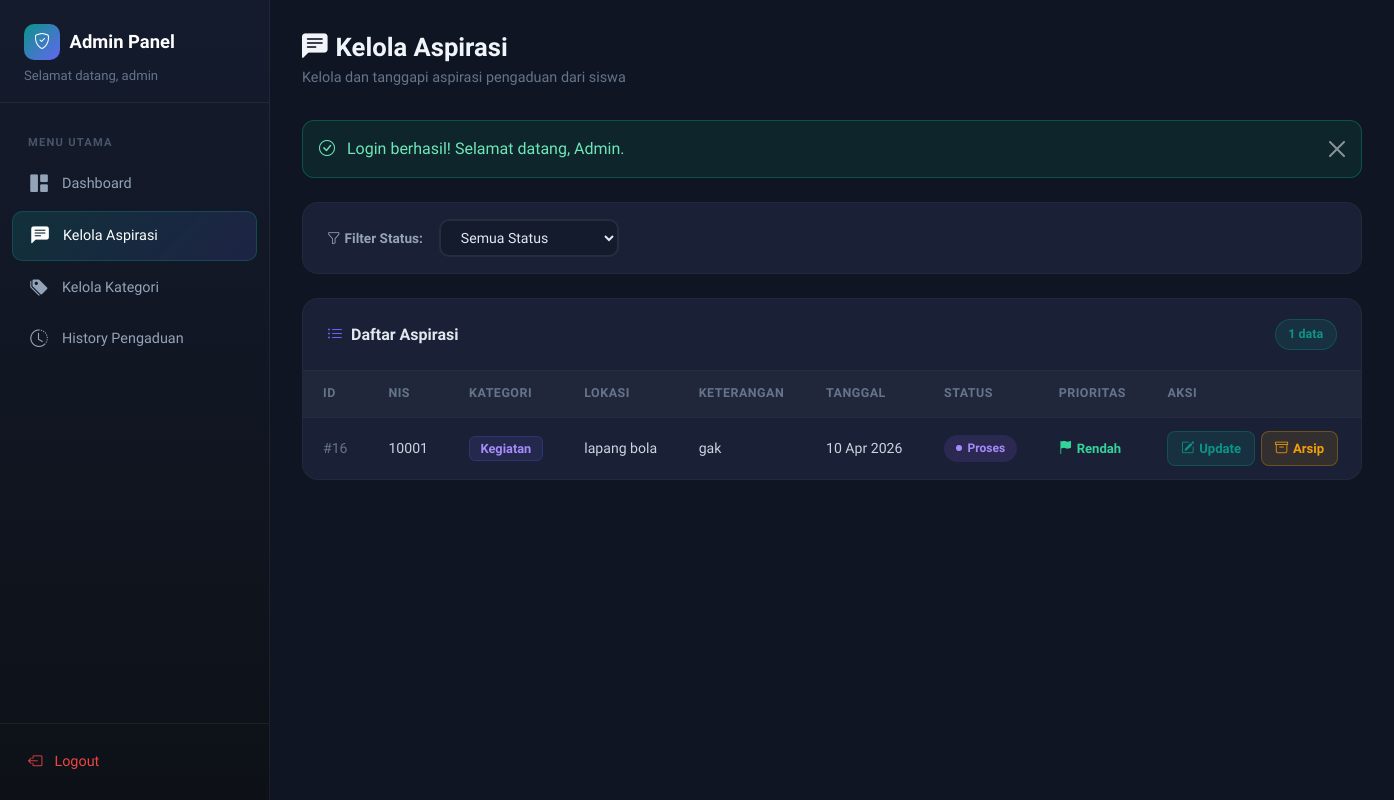
The app's page /?page=aspirasi (signed in), older data.
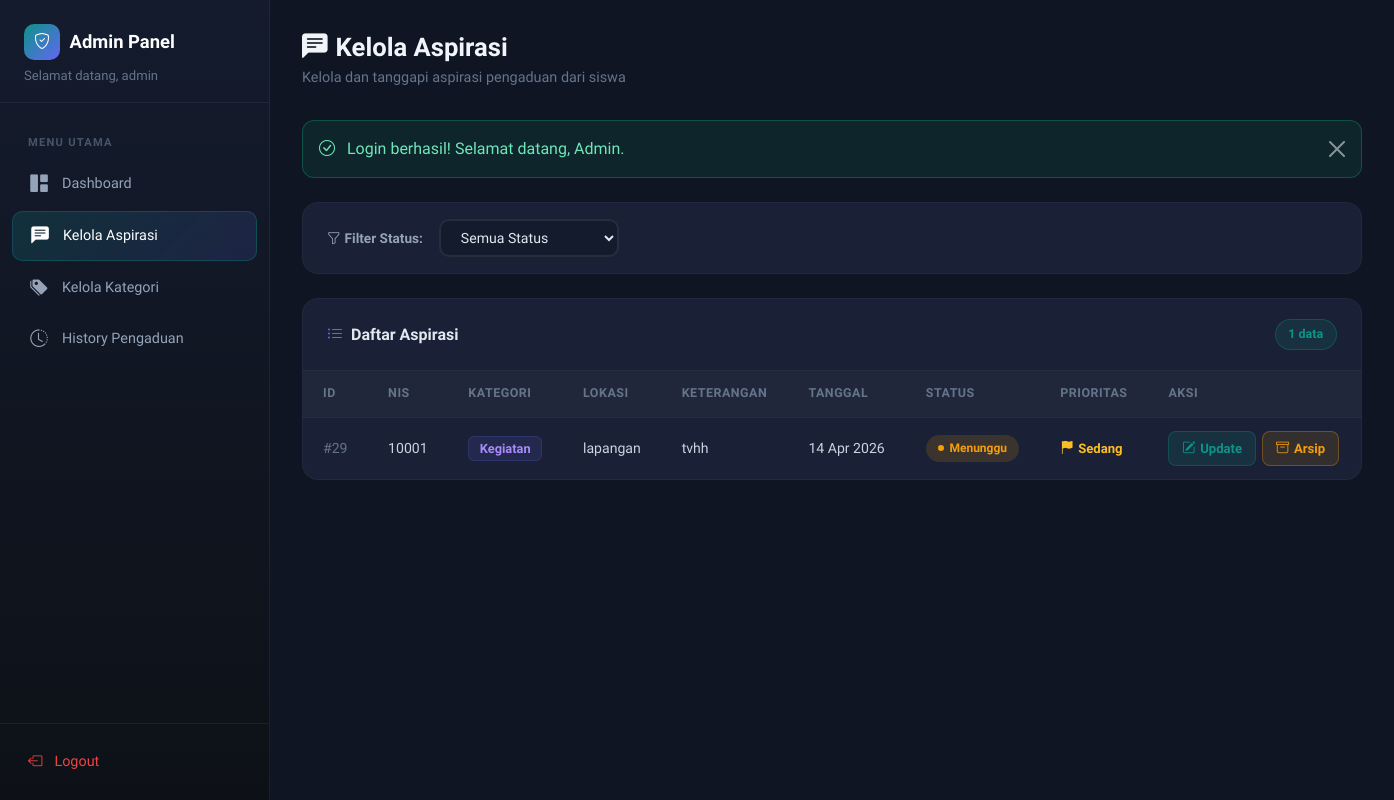
The same page, newer data.
### tables this page shows
CREATE TABLE `aspirasi` (
  `id_aspirasi` int(11) NOT NULL,
  `status` enum('Menunggu','Proses','Selesai') NOT NULL,
  `prioritas` enum('Rendah','Sedang','Tinggi') DEFAULT 'Sedang',
  `id_kategori` int(11) DEFAULT NULL,
  `feedback` text DEFAULT NULL,
  `username_admin` varchar(30) DEFAULT NULL
);

CREATE TABLE `input_aspirasi` (
  `id_pelaporan` int(11) NOT NULL,
  `nis` int(11) DEFAULT NULL,
  `id_kategori` int(11) DEFAULT NULL,
  `lokasi` varchar(50) DEFAULT NULL,
  `ket` varchar(50) DEFAULT NULL,
  `tgl_lapor` datetime DEFAULT current_timestamp()
);

CREATE TABLE `kategori` (
  `id_kategori` int(11) NOT NULL,
  `ket_kategori` varchar(30) NOT NULL
);

### controllers/AdminController.php (called while the page is built, shortened)
<?php
require_once __DIR__ . '/Controller.php';
require_once __DIR__ . '/../models/Aspirasi.php';
class AdminController extends Controller {
    private $aspirasiModel;
    public function __construct() {
        $this->aspirasiModel = new Aspirasi();
    }
    public function aspirasi() {
        $statusFilter = $_GET['status'] ?? '';
        if ($statusFilter && in_array($statusFilter, ['Menunggu', 'Proses'])) {
            $aspirasi = $this->aspirasiModel->getByStatus($statusFilter);
        } else {
            $aspirasi = $this->aspirasiModel->getAllExcludingStatus('Selesai');
        }
        $flash = $this->getFlash();
        $this->view('admin/aspirasi', [
            'aspirasi' => $aspirasi,
            'statusFilter' => $statusFilter,
            'flash' => $flash
        ]);
    }
}

### config/Database.php (called while the page is built, shortened)
<?php
class Database {
    private static $instance = null;
    private $connection;
    private function __construct() {
        $this->host = DB_HOST;
        $this->dbname = DB_NAME;
        $this->username = DB_USER;
        $this->password = DB_PASS;
        try {
            $dsn = "mysql:host={$this->host};dbname={$this->dbname};charset=utf8mb4";
            $options = [
                PDO::ATTR_ERRMODE => PDO::ERRMODE_EXCEPTION,
                PDO::ATTR_DEFAULT_FETCH_MODE => PDO::FETCH_ASSOC,
                PDO::ATTR_EMULATE_PREPARES => false,
            ];
            $this->connection = new PDO($dsn, $this->username, $this->password, $options);
        } catch (PDOException $e) {
            die("Koneksi database gagal: " . $e->getMessage());
        }
    }
    public static function getInstance() {
        if (self::$instance === null) {
            self::$instance = new self();
        }
        return self::$instance;
    }
    public function getConnection() {
        return $this->connection;
    }
}

### models/Model.php (called while the page is built, shortened)
<?php
require_once __DIR__ . '/../config/Database.php';
abstract class Model {
    public function __construct() {
        $this->db = Database::getInstance()->getConnection();
    }
}

### models/Aspirasi.php (called while the page is built, shortened)
<?php
require_once __DIR__ . '/Model.php';
class Aspirasi extends Model {
    protected $table = 'aspirasi';
    public function getAllExcludingStatus($excludeStatus) {
        $sql = "SELECT a.*, k.ket_kategori, i.nis, i.lokasi, i.ket, i.tgl_lapor
                FROM {$this->table} a
                LEFT JOIN kategori k ON a.id_kategori = k.id_kategori
                LEFT JOIN input_aspirasi i ON a.id_aspirasi = i.id_pelaporan
                WHERE a.status != ?
                ORDER BY a.id_aspirasi DESC";
        $stmt = $this->db->prepare($sql);
        $stmt->execute([$excludeStatus]);
        return $stmt->fetchAll();
    }
}

### views/admin/aspirasi.php (the view, shortened to what this page needs)
<?php
require_once __DIR__ . '/../layouts/header.php';
?>
<div class="admin-wrapper">
    <aside class="admin-sidebar">
        <div class="sidebar-brand">
            <h5>
                <span class="brand-icon"><i class="bi bi-shield-check"></i></span>
                Admin Panel
            </h5>
            <small>Selamat datang, <?= $_SESSION['admin_username'] ?></small>
        </div>
        <nav class="sidebar-nav">
            <div class="nav-label">Menu Utama</div>
            <div class="nav-item">
                <a class="nav-link" href="<?= BASE_URL ?>?page=dashboard">
                    <i class="bi bi-grid-1x2-fill"></i>Dashboard
                </a>
            </div>
            <div class="nav-item">
                <a class="nav-link active" href="<?= BASE_URL ?>?page=aspirasi">
                    <i class="bi bi-chat-left-text-fill"></i>Kelola Aspirasi
                </a>
            </div>
            <div class="nav-item">
                <a class="nav-link" href="<?= BASE_URL ?>?page=kategori">
                    <i class="bi bi-tags-fill"></i>Kelola Kategori
                </a>
            </div>
            <div class="nav-item">
                <a class="nav-link" href="<?= BASE_URL ?>?page=history">
                    <i class="bi bi-clock-history"></i>History Pengaduan
                </a>
            </div>
        </nav>
        <div class="sidebar-footer">
            <a class="nav-link" href="<?= BASE_URL ?>?action=logout-admin" style="display:flex;align-items:center;gap:0.75rem;color:#ef4444;text-decoration:none;padding:0.7rem 1rem;border-radius:10px;font-size:0.9rem;">
                <i class="bi bi-box-arrow-left"></i>Logout
            </a>
        </div>
    </aside>
    <main class="admin-main">
        <div class="page-header">
            <div>
                <h2><i class="bi bi-chat-left-text-fill me-2"></i>Kelola Aspirasi</h2>
                <p>Kelola dan tanggapi aspirasi pengaduan dari siswa</p>
            </div>
        </div>
        <?php if ($flash): ?>
            <div class="alert alert-dark-custom <?= $flash['type'] === 'error' ? 'alert-danger' : '' ?> alert-dismissible fade show" role="alert">
                <i class="bi bi-<?= $flash['type'] === 'error' ? 'exclamation-triangle' : 'check-circle' ?> me-2"></i>
                <?= $flash['message'] ?>
                <button type="button" class="btn-close" data-bs-dismiss="alert" aria-label="Close" style="filter:invert(1);opacity:0.5;"></button>
            </div>
        <?php endif; ?>
        <div class="content-card">
            <div class="content-card-body" style="padding: 1rem 1.5rem;">
                <form method="GET" class="filter-bar">
                    <label><i class="bi bi-funnel me-1"></i>Filter Status:</label>
                    <select name="status" onchange="this.form.submit()">
                        <option value="">Semua Status</option>
                    </select>
                </form>
            </div>
        </div>
        <div class="content-card">
            <div class="content-card-header">
                <h5><i class="bi bi-list-ul me-2" style="color:#6366f1;"></i>Daftar Aspirasi</h5>
                <span class="badge-count"><?= count($aspirasi) ?> data</span>
            </div>
            <?php if (empty($aspirasi)): ?>
                <div class="empty-state">
                    <i class="bi bi-inbox"></i>
                    <p>Tidak ada aspirasi ditemukan</p>
                </div>
            <?php else: ?>
                <div style="overflow-x: auto;">
                    <table class="dark-table">
                        <thead>
                            <tr>
                                <th>ID</th>
                                <th>NIS</th>
                                <th>Kategori</th>
                                <th>Lokasi</th>
                                <th>Keterangan</th>
                                <th>Tanggal</th>
                                <th>Status</th>
                                <th>Prioritas</th>
                                <th>Aksi</th>
                            </tr>
                        </thead>
                        <tbody>
                            <?php foreach ($aspirasi as $item): ?>
                                <tr>
                                    <td style="color:#64748b;">#<?= $item['id_aspirasi'] ?></td>
                                    <td><?= htmlspecialchars($item['nis'] ?? '-') ?></td>
                                    <td>
                                        <span class="kategori-tag">
                                            <?= htmlspecialchars($item['ket_kategori'] ?? '-') ?>
                                        </span>
                                    </td>
                                    <td><?= htmlspecialchars($item['lokasi'] ?? '-') ?></td>
                                    <td>
                                        <?= htmlspecialchars(substr($item['ket'] ?? '', 0, 40)) ?>
                                    </td>
                                    <td style="white-space:nowrap;">
                                        <?= isset($item['tgl_lapor']) ? date('d M Y', strtotime($item['tgl_lapor'])) : '-' ?>
                                    </td>
                                    <td>
                                        <?php
                                            $statusClass = 'status-menunggu';
                                            if ($item['status'] === 'Proses') $statusClass = 'status-proses';
                                        ?>
                                        <span class="status-badge <?= $statusClass ?>"><?= $item['status'] ?></span>
                                    </td>
                                    <td>
                                        <span class="priority-badge priority-<?= strtolower($item['prioritas']) ?>">
                                            <i class="bi bi-flag-fill"></i><?= $item['prioritas'] ?>
                                        </span>
                                    </td>
                                    <td>
                                        <div class="action-group">
                                            <button type="button" class="btn-action"
                                                    data-bs-toggle="modal"
                                                    data-bs-target="#updateModal<?= $item['id_aspirasi'] ?>">
                                                <i class="bi bi-pencil-square"></i>Update
                                            </button>
                                            <button type="button" class="btn-archive"
                                                    data-bs-toggle="modal"
                                                    data-bs-target="#archiveModal<?= $item['id_aspirasi'] ?>">
                                                <i class="bi bi-archive"></i>Arsip
                                            </button>
                                        </div>
                                    </td>
                                </tr>
                            <?php endforeach; ?>
                        </tbody>
                    </table>
                </div>
            <?php endif; ?>
        </div>
    </main>
</div>
<?php require_once __DIR__ . '/../layouts/footer.php'; ?>

### index.php (shortened to what this page needs)
<?php
require_once __DIR__ . '/controllers/AdminController.php';
$adminController = new AdminController();
$page = $_GET['page'] ?? 'login';
switch ($page) {
    case 'aspirasi':
        $adminController->aspirasi();
        break;
}

### controllers/Controller.php (shortened to what this page needs)
<?php
abstract class Controller {
    protected function view($view, $data = []) {
        extract($data);
        $viewPath = __DIR__ . '/../views/' . $view . '.php';
        if (file_exists($viewPath)) {
            require_once $viewPath;
        } else {
            die("View {$view} tidak ditemukan");
        }
    }
    protected function getFlash() {
        if (isset($_SESSION['flash'])) {
            $flash = $_SESSION['flash'];
            return $flash;
        }
        return null;
    }
}

### views/layouts/header.php (shortened to what this page needs)
<!DOCTYPE html>
<html lang="id">
<head>
    <link href="https://cdn.jsdelivr.net/npm/bootstrap@5.3.2/dist/css/bootstrap.min.css" rel="stylesheet">
    <link rel="stylesheet" href="https://cdn.jsdelivr.net/npm/bootstrap-icons@1.11.2/font/bootstrap-icons.min.css">
</head>
<body>

### views/layouts/footer.php (shortened to what this page needs)
</body>
</html>

### views/layouts/header.php (style rules this page uses)
:root { --primary-color: #e11d48; --primary-dark: #be123c; --primary-light: #f97316; --secondary-color: #f97316; --success-color: #10b981; --warning-color: #f59e0b; --danger-color: #ef4444; --dark-color: #1e293b; --light-bg: #fef7f7; }
* { font-family: 'Plus Jakarta Sans', sans-serif; }
body { background: var(--light-bg); min-height: 100vh; }
.alert { border-radius: 12px; border: none; }
.priority-sedang { color: var(--warning-color); }
.priority-rendah { color: var(--success-color); }

Row changes from the older to the newer data that the page shows:
no longer on this page (row edited): aspirasi: id_aspirasi "16", input_aspirasi.nis "10001", id_kategori.ket_kategori "Kegiatan", input_aspirasi.lokasi "lapang bola", input_aspirasi.ket "gak", input_aspirasi.tgl_lapor "10 Apr 2026", status "Proses", prioritas "Rendah"
added aspirasi: id_aspirasi "29", input_aspirasi.nis "10001", id_kategori.ket_kategori "Kegiatan", input_aspirasi.lokasi "lapangan", input_aspirasi.ket "tvhh", input_aspirasi.tgl_lapor "14 Apr 2026", status "Menunggu", prioritas "Sedang"
